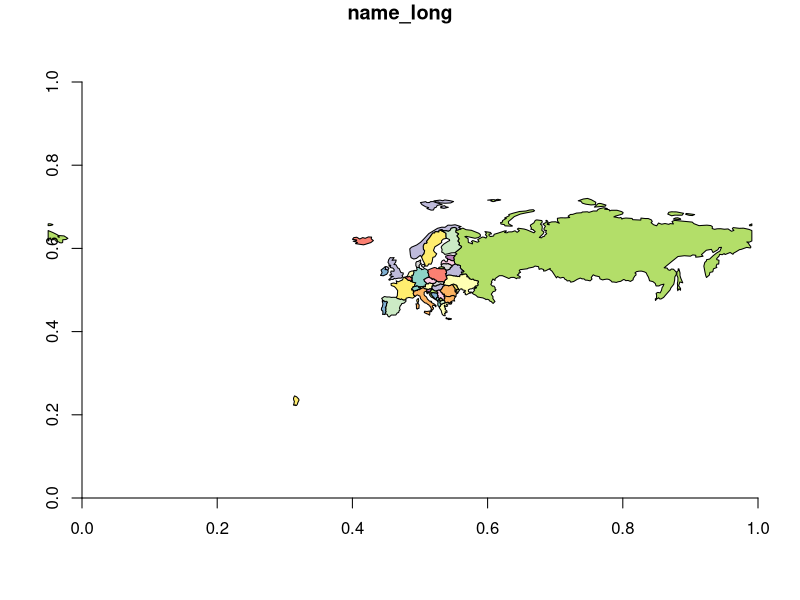
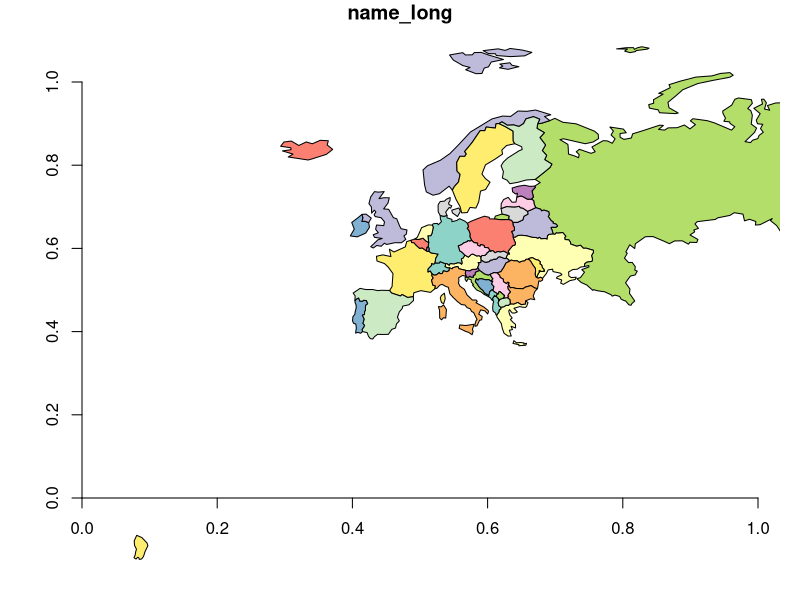
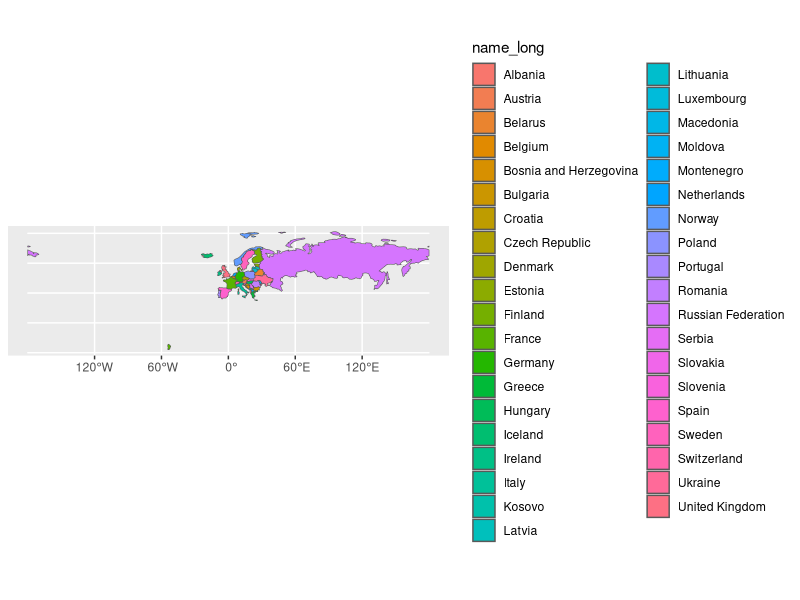
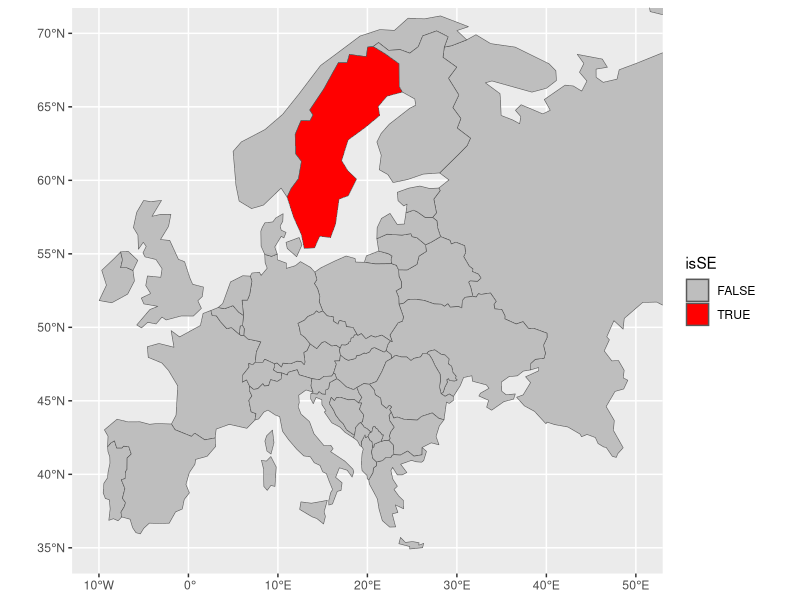

Write the R code that produced these figures, in order.
## ---- chunk 1
knitr::opts_chunk$set(echo = TRUE)
## ---- chunk 2
library(sp)
library(spData)
library(sf)
library(tidyverse)
## ---- chunk 3
a=world %>% 
  select(region_un,iso_a2,name_long) %>%
  filter(region_un == "Europe") 
a$name_long
## ---- chunk 4
plot(subset(world,region_un=="Europe")["name_long"])
axis(1)
axis(2)
## ---- chunk 5
plot(subset(world,region_un=="Europe")["name_long"],
     xlim=c(0,0.5))
axis(1)
axis(2)
## ---- chunk 6
ggplot()+geom_sf(data=a,aes(fill=name_long))
## ---- chunk 7
a$isSE=with(a,ifelse(name_long=="Sweden",T,F))
ggplot()+
  scale_fill_manual(values=c("grey","red")) +
  geom_sf(data=a,aes(fill=isSE)) + 
  xlim(c(-10,50)) + ylim(c(35,70))
